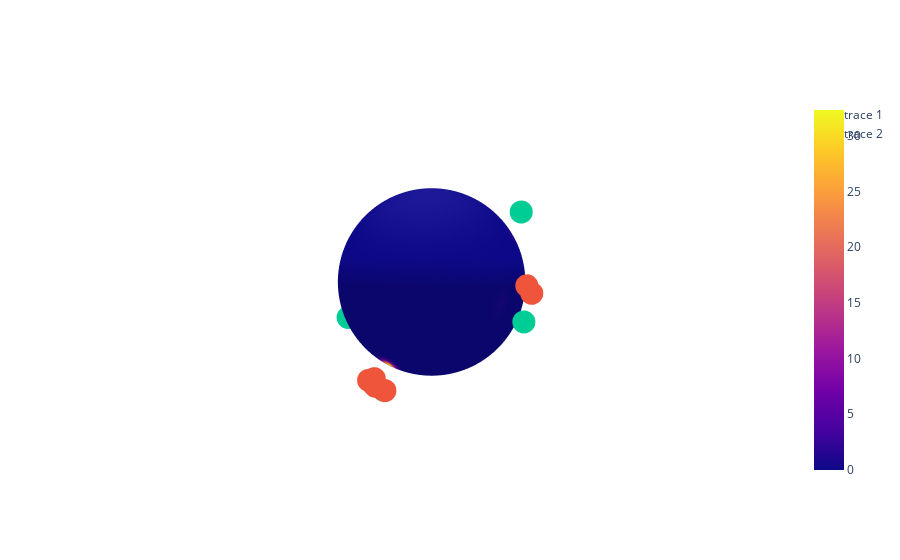

Notebook code cell kept with this figure:
### Code cell
lmax = 5
position_channels = 1

coeffs = results_df[results_df["lmax"] == lmax]["coeffs"].values[position_channels - 1]
coeffs = e3nn.IrrepsArray(e3nn.s2_irreps(lmax, p_val=1, p_arg=-1), coeffs)
predicted_dist = models.log_coeffs_to_logits(coeffs, res_beta=90, res_alpha=179, num_radii=1)
predicted_dist = models.position_logits_to_position_distribution(predicted_dist)
samples_rng, rng = jax.random.split(rng)
samples = helpers.sample_from_dist(predicted_dist, samples_rng, num_samples=1000)

predicted_dist.grid_values = predicted_dist.grid_values[0]
fig = go.Figure([go.Surface(predicted_dist.plotly_surface(scale_radius_by_amplitude=False, radius=0.8, normalize_radius_by_max_amplitude=True)),
                 go.Scatter3d(x=samples[:, 0], y=samples[:, 1], z=samples[:, 2], mode='markers'),
                 go.Scatter3d(x=random_points[:, 0], y=random_points[:, 1], z=random_points[:, 2], mode='markers')])
fig.update_layout(scene = dict(
                    xaxis = dict(showticklabels=False, visible=False),
                    yaxis = dict(showticklabels=False, visible=False),
                    zaxis = dict(showticklabels=False, visible=False)))
fig.show()

### Figure 1 — Plotly figure (JSON) as saved in the notebook; plotly's stock layout.template omitted (floating-point values rounded to 4 significant figures; data arrays with more than 128 entries replaced by an {"elided": "..."} marker saying what was removed)
{"data": [{"surfacecolor": {"elided": "92x180 float values"}, "type": "surface", "x": {"elided": "92x180 float values"}, "y": {"elided": "92x180 float values"}, "z": {"elided": "92x180 float values"}}, {"mode": "markers", "type": "scatter3d", "x": [0.7814, -0.08078, 0.8383, 0.9068, 0.7945, 0.8925, -0.0417, 0.8122, 0.8445, 0.8925], "y": [0.2237, 0.9433, 0.2237, 0.2908, 0.2574, 0.1898, 0.9179, 0.1556, 0.1898, 0.1898], "z": [-0.5825, 0.3221, -0.4972, -0.3052, -0.55, -0.4093, 0.3945, -0.5622, -0.5008, -0.4093]}, {"mode": "markers", "type": "scatter3d", "x": [0.04385, 0.7828, 0.4468, -0.4032, -0.1614], "y": [0.9873, 0.2335, -0.7137, 0.5594, -0.553], "z": [0.1528, -0.5769, -0.5394, 0.7242, -0.8174]}], "layout": {"scene": {"xaxis": {"showticklabels": false, "visible": false}, "yaxis": {"showticklabels": false, "visible": false}, "zaxis": {"showticklabels": false, "visible": false}}}}
